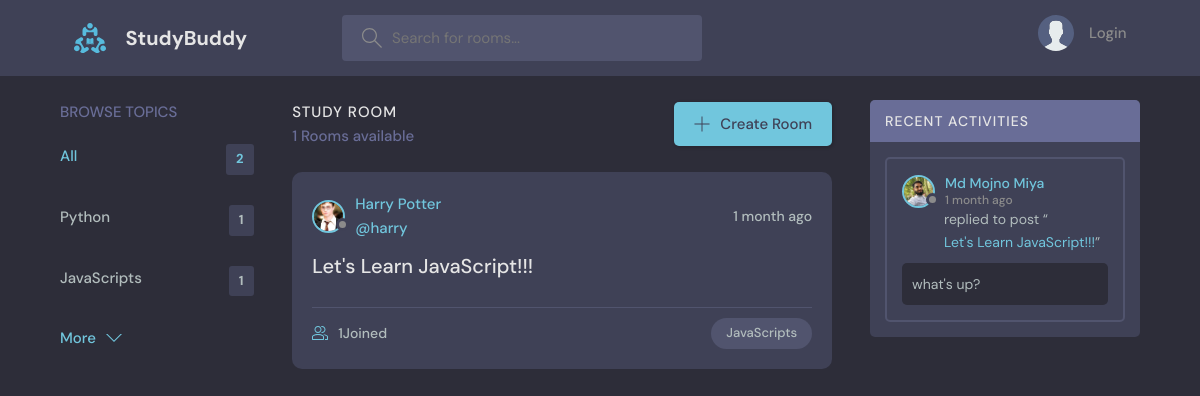
The page /?q=JavaScripts on the database its author committed.
### base/models.py (models this page shows, shortened)
class Topic(models.Model):
    name = models.CharField(max_length=200)

class Room(models.Model):
    host = models.ForeignKey(User, on_delete=models.SET_NULL, null=True)
    topic = models.ForeignKey(Topic, on_delete=models.SET_NULL, null=True)
    name = models.CharField(max_length=200)
    description = models.TextField(null=True, blank=True)
    participants = models.ManyToManyField(User, related_name="participants", blank=True)
    updated = models.DateTimeField(auto_now=True)
    created = models.DateTimeField(auto_now_add=True)
    class Meta:
        ordering = ['-updated', '-created']
    def __str__(self):
        return self.name

class User(AbstractUser):
    name = models.CharField(max_length=200, null=True)
    email = models.EmailField(unique=True, null=True)
    bio = models.TextField(null=True)
    avatar = models.ImageField(null=True, default='avatar.svg')
    USERNAME_FIELD = 'email'
    REQUIRED_FIELDS = []

class Message(models.Model):
    user = models.ForeignKey(User, on_delete=models.CASCADE)
    room = models.ForeignKey(Room, on_delete=models.CASCADE)
    body = models.TextField()
    updated = models.DateTimeField(auto_now=True)
    created = models.DateTimeField(auto_now_add=True)
    class Meta:
        ordering = ['-updated', '-created']

### base/views.py (the view)
# urls.py: path('', views.home, name='home'),
def home(request):
    q = request.GET.get("q") if request.GET.get("q") is not None else ""
    rooms = Room.objects.filter(
        Q(topic__name__icontains=q) | Q(name__icontains=q) | Q(description__icontains=q)
    )
    topics = Topic.objects.all()[0:5]
    room_count = rooms.count()
    room_messages = Message.objects.filter(Q(room__topic__name__icontains=q))
    context = {
        "rooms": rooms,
        "topics": topics,
        "room_count": room_count,
        "room_messages": room_messages,
    }
    return render(request, "base/home.html", context)

### base/templates/base/home.html (shortened to what this page needs)
{% extends 'main.html' %}
{% block content %}
<main class="layout layout--3">
  <div class="container">
    {% include 'base/topics_components.html' %}
    <div class="roomList">
      <div class="roomList__header">
        <div>
          <h2>Study Room</h2>
          <p>{{room_count}} Rooms available</p>
        </div>
        <a class="btn btn--main" href="{% url 'create-room' %}">
          <svg
            version="1.1"
            xmlns="http://www.w3.org/2000/svg"
            width="32"
            height="32"
            viewBox="0 0 32 32"
          >
            <title>add</title>
            <path
              d="M16.943 0.943h-1.885v14.115h-14.115v1.885h14.115v14.115h1.885v-14.115h14.115v-1.885h-14.115v-14.115z"
            ></path>
          </svg>
          Create Room
        </a>
      </div>
      {% include 'base/feed_components.html' %}
    </div>
    {% include 'base/activity_components.html' %}
  </div>
</main>
{% endblock content %}

### base/templates/base/topics_components.html
<div class="topics">
  <div class="topics__header">
    <h2>Browse Topics</h2>
  </div>
  <ul class="topics__list">
    <li>
      <a href="{% url 'home' %}" class="active">All <span>{{topics.count}}</span></a>
    </li>
    {% for topic in topics %}
    <li>
      <a href="{% url 'home' %}?q={{topic.name}}">{{topic.name}} <span>{{topic.room_set.all.count}}</span></a>
    </li>
    {% endfor %}
  </ul>
  <a class="btn btn--link" href="{% url 'topics' %}">
    More
    <svg
      version="1.1"
      xmlns="http://www.w3.org/2000/svg"
      width="32"
      height="32"
      viewBox="0 0 32 32"
    >
      <title>chevron-down</title>
      <path d="M16 21l-13-13h-3l16 16 16-16h-3l-13 13z"></path>
    </svg>
  </a>
</div>

### base/templates/base/feed_components.html (shortened to what this page needs)
{% for room in rooms %}
<div class="roomListRoom">
  <div class="roomListRoom__header">
    <a
      href="{% url 'user-profile' room.host.id %}"
      class="roomListRoom__author"
    >
      <div class="avatar avatar--small">
        <img src="{{room.host.avatar.url}}" />
      </div>
      <div>
        <div>
          <span>{{room.host.name}}</span>
        </div>
        <span>@{{room.host.username}}</span>
      </div>
    </a>
    <div class="roomListRoom__actions">
      <span>{{room.created|timesince}} ago</span>
    </div>
  </div>
  <div class="roomListRoom__content">
    <a href="{% url 'room' room.id %}">{{room.name}}</a>
  </div>
  <div class="roomListRoom__meta">
    <a href="{% url 'room' room.id %}" class="roomListRoom__joined">
      {{room.participants.all.count}}Joined
    </a>
    <p class="roomListRoom__topic">{{room.topic.name}}</p>
  </div>
</div>
{% endfor %}

### base/templates/base/activity_components.html (shortened to what this page needs)
<div class="activities">
  <div class="activities__header">
    <h2>Recent Activities</h2>
  </div>
  {% for message in room_messages %}
  <div class="activities__box">
    <div class="activities__boxHeader roomListRoom__header">
      <a href="{% url 'user-profile' message.user.id %}" class="roomListRoom__author">
        <div class="avatar avatar--small">
          <img src="{{message.user.avatar.url}}" />
        </div>
        <p>
          {{message.user.name}}
          <span>{{message.created|timesince}} ago</span>
        </p>
      </a>
    </div>
    <div class="activities__boxContent">
      <p>
        replied to post “<a href="{% url 'room' message.room.id %}">{{message.room}}</a
        >”
      </p>
      <div class="activities__boxRoomContent">
        {{message.body}}
      </div>
    </div>
  </div>
  {% endfor %}
</div>

### rows shown on the page
Topic: name "Python", room_set.all.count "1"
Topic: name "JavaScripts", room_set.all.count "1"
Room: host.avatar (picture), host.name "Harry Potter", host.username "harry", created "1 month", name "Let's Learn JavaScript!!!", participants.all.count "1", topic.name "JavaScripts"
Message: user.avatar (picture), user.name "Md Mojno Miya", created "1 month", room "Let's Learn JavaScript!!!", body "what's up?"

### other values the page prints
{{ topics.count }} "2"
{{ room_count }} "1"
